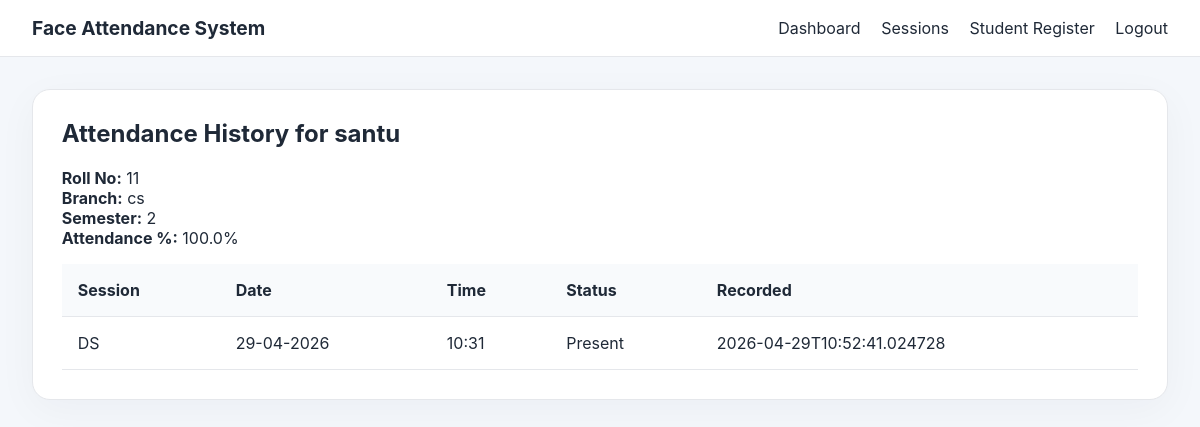
Screenshot of /student/2/history (signed in) with the database file from the repository.
### tables this page shows
CREATE TABLE students(
        id INTEGER PRIMARY KEY,
        name TEXT,
        roll_no TEXT,
        branch TEXT,
        semester TEXT,
        photo_count INTEGER DEFAULT 0
    , password TEXT);

CREATE TABLE attendance(
        id INTEGER PRIMARY KEY,
        student_id INTEGER,
        session_id INTEGER,
        status TEXT,
        timestamp TEXT,
        note TEXT,
        FOREIGN KEY(student_id) REFERENCES students(id),
        FOREIGN KEY(session_id) REFERENCES sessions(id)
    );

### app.py (the view)
@app.route('/student/<int:student_id>/history')
def student_history(student_id):
    student = query_db('SELECT * FROM students WHERE id=?', (student_id,), one=True)
    if not student:
        return redirect(url_for('student_register'))
    attendance = query_db('SELECT a.*, s.title, s.date, s.time FROM attendance a LEFT JOIN sessions s ON a.session_id=s.id WHERE a.student_id=? ORDER BY a.timestamp DESC', (student_id,))
    subject_scores = {}
    total = 0
    present = 0
    for row in attendance:
        total += 1
        if row['status'] == 'Present':
            present += 1
    percentage = round((present / total * 100) if total > 0 else 0, 1)
    return render_template('student_history.html', student=student, attendance=attendance, percentage=percentage)

### app.py (called while the page is built)
def get_db_connection():
    conn = sqlite3.connect(DATABASE_PATH)
    conn.row_factory = sqlite3.Row
    return conn

def query_db(query, args=(), one=False):
    conn = get_db_connection()
    cursor = conn.execute(query, args)
    rows = cursor.fetchall()
    conn.close()
    return rows[0] if one and rows else rows

### templates/student_history.html
{% extends 'base.html' %}
{% block content %}
<div class="card wide-card">
    <h2>Attendance History for {{ student.name }}</h2>
    <div class="student-summary">
        <div><strong>Roll No:</strong> {{ student.roll_no }}</div>
        <div><strong>Branch:</strong> {{ student.branch }}</div>
        <div><strong>Semester:</strong> {{ student.semester }}</div>
        <div><strong>Attendance %:</strong> {{ percentage }}%</div>
    </div>
    <table>
        <thead><tr><th>Session</th><th>Date</th><th>Time</th><th>Status</th><th>Recorded</th></tr></thead>
        <tbody>
            {% for row in attendance %}
            <tr>
                <td>{{ row.title }}</td>
                <td>{{ row.date }}</td>
                <td>{{ row.time }}</td>
                <td>{{ row.status }}</td>
                <td>{{ row.timestamp }}</td>
            </tr>
            {% endfor %}
        </tbody>
    </table>
</div>
{% endblock %}

### static/styles.css (style rules this page uses)
:root { --bg: #f4f7fb; --card: #ffffff; --text: #1f2937; --muted: #6b7280; --primary: #2563eb; --accent: #14b8a6; --danger: #ef4444; --border: #e5e7eb; }
* { box-sizing: border-box; }
body { margin: 0; font-family: Inter, system-ui, -apple-system, BlinkMacSystemFont, "Segoe UI", sans-serif; background: var(--bg); color: var(--text); }
.card { background: var(--card); border: 1px solid var(--border); border-radius: 18px; padding: 1.8rem; margin-bottom: 1.5rem; box-shadow: 0 10px 40px rgba(15, 23, 42, 0.04); }
.wide-card { width: 100%; }
.login-card, .card h2, .card h3 { margin-top: 0; }
table { width: 100%; border-collapse: collapse; margin-top: 1rem; }
table th, table td { padding: 1rem; border-bottom: 1px solid var(--border); text-align: left; }
table th { background: #f8fafc; }

### rows the page displays
students: name "santu", roll_no "11", branch "cs", semester "2"
attendance: title "DS", date "29-04-2026", time "10:31", status "Present", timestamp "2026-04-29T10:52:41.024728"

### other values shown
{{ percentage }} "100.0"
